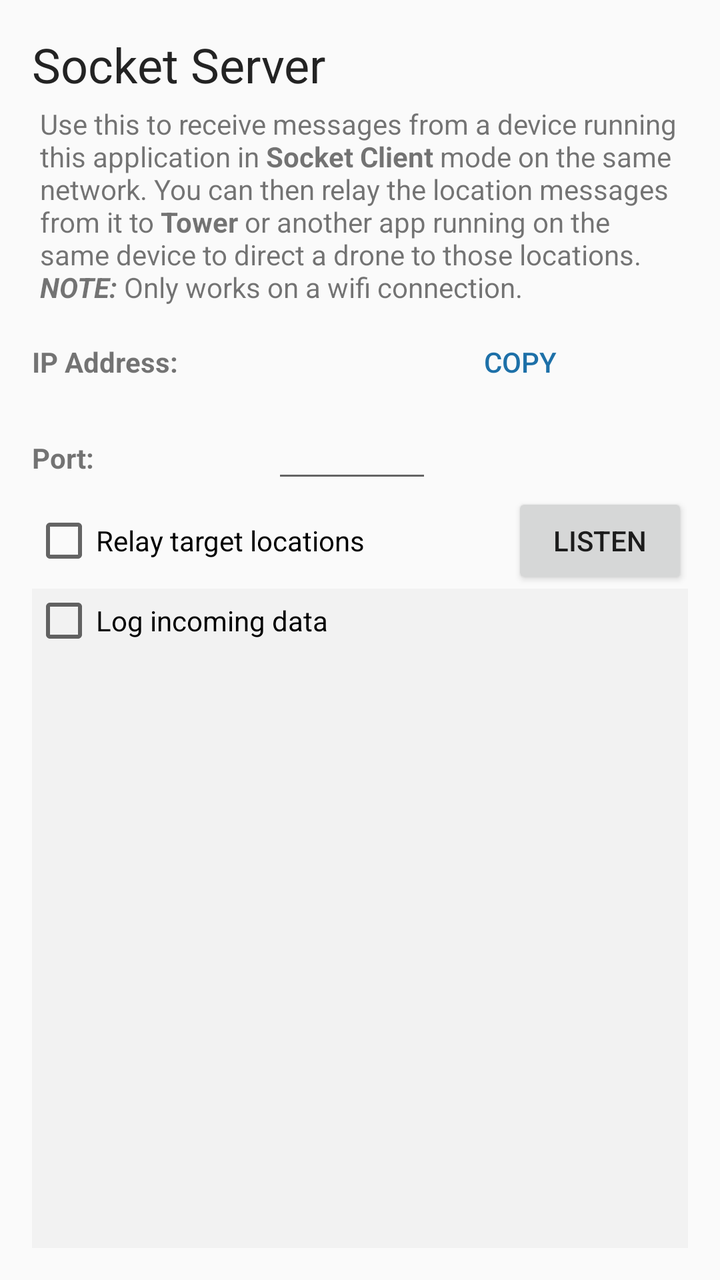
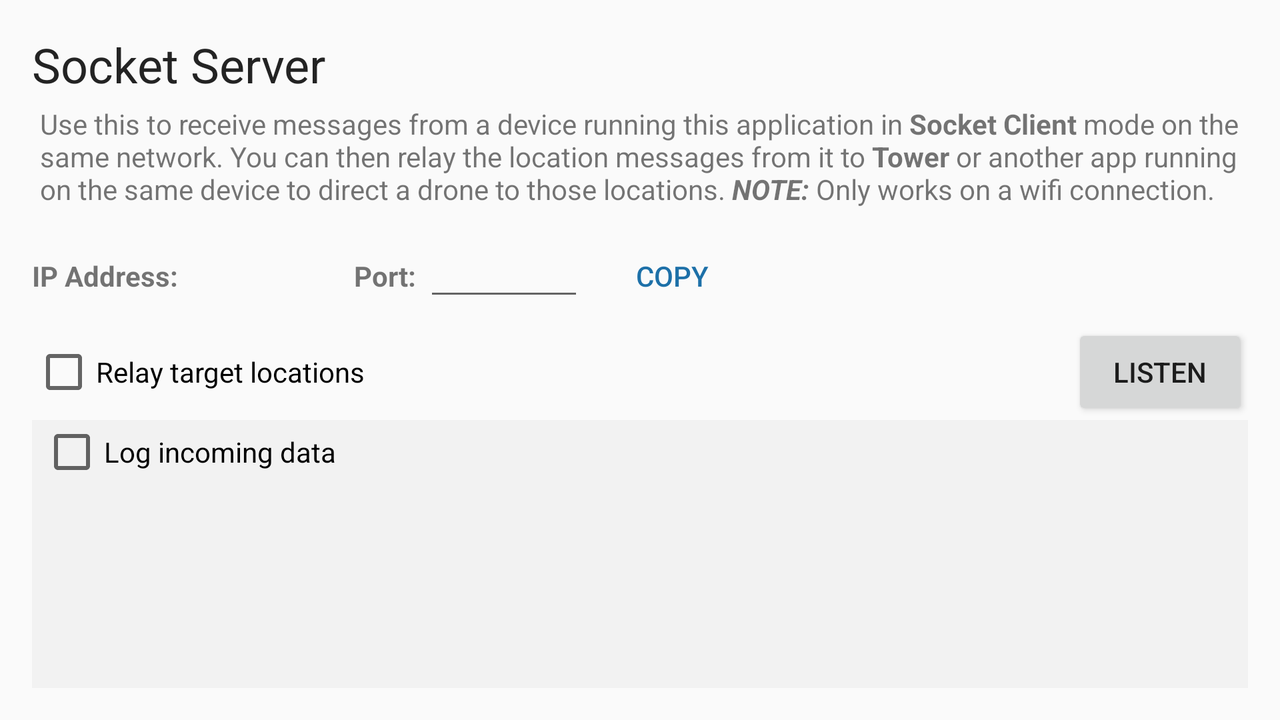

The same Android screen from two of the app's own layout files: first res/layout/ as a phone draws it, then the repository's variant for another configuration, drawn on a device whose configuration selects that folder. Both files follow.
<!-- AndroidManifest.xml: application theme AppTheme -->
<!-- res/layout/fragment_server.xml -->
<RelativeLayout xmlns:android="http://schemas.android.com/apk/res/android"
                xmlns:tools="http://schemas.android.com/tools"
                android:layout_width="match_parent"
                android:layout_height="match_parent"
                style="@style/MainFragment"
                tools:context="com.fognl.dronekitbridge.fragments.ServerFragment"
    >

    <LinearLayout
        android:id="@+id/layout_top"
        android:layout_width="match_parent"
        android:layout_height="wrap_content"
        android:layout_alignParentTop="true"
        android:orientation="vertical"
        >
        <TextView
            android:id="@+id/text_title"
            android:layout_width="match_parent"
            android:layout_height="wrap_content"
            android:text="@string/title_fragment_socket_server"
            style="@style/Text.Title"
            />

        <TextView
            android:id="@+id/text_summary"
            android:layout_width="match_parent"
            android:layout_height="wrap_content"
            android:text="@string/summary_fragment_server"
            style="@style/Text.Summary"
            />
    </LinearLayout>

    <LinearLayout
        android:id="@+id/layout_fields"
        android:layout_width="match_parent"
        android:layout_height="wrap_content"
        android:layout_below="@id/layout_top"
        android:orientation="vertical"
        >
        <LinearLayout
            android:layout_width="match_parent"
            android:layout_height="wrap_content"
            android:orientation="horizontal"
            >
            <TextView
                android:layout_width="wrap_content"
                android:layout_height="wrap_content"
                android:text="@string/lbl_ip_addr"
                style="@style/Text.Prompt.MinWidth"
                />

            <TextView
                android:id="@+id/text_ip_addr"
                android:layout_width="wrap_content"
                android:layout_height="wrap_content"
                style="@style/Text.Data"
                />

            <Button
                android:id="@+id/btn_copy"
                android:layout_width="wrap_content"
                android:layout_height="wrap_content"
                android:text="@string/btn_copy"
                style="@style/Button.NoBorder"
                />
        </LinearLayout>

        <LinearLayout
            android:layout_width="match_parent"
            android:layout_height="wrap_content"
            android:orientation="horizontal"
            >
            <TextView
                android:layout_width="wrap_content"
                android:layout_height="wrap_content"
                android:text="@string/lbl_port"
                style="@style/Text.Prompt.MinWidth"
                />

            <EditText
                android:id="@+id/edit_port"
                android:layout_width="wrap_content"
                android:layout_height="wrap_content"
                android:inputType="number"
                android:imeOptions="actionNext"
                android:maxLength="4"
                style="@style/Text.Data"
                />
        </LinearLayout>

        <LinearLayout
            android:layout_width="match_parent"
            android:layout_height="wrap_content"
            android:orientation="horizontal"
            >
            <CheckBox
                android:id="@+id/chk_relay_locations"
                android:layout_width="0dip"
                android:layout_height="wrap_content"
                android:layout_weight="1"
                android:text="@string/chk_relay_locations"
                />

            <Button
                android:id="@+id/btn_listen"
                android:layout_width="wrap_content"
                android:layout_height="wrap_content"
                android:text="@string/btn_listen"
                />
        </LinearLayout>
    </LinearLayout>

    <LinearLayout
        android:layout_width="match_parent"
        android:layout_height="wrap_content"
        android:layout_below="@id/layout_fields"
        android:layout_alignParentBottom="true"
        android:orientation="vertical"
        style="@style/LogArea"
        >
        <CheckBox
            android:id="@+id/chk_log"
            android:layout_width="wrap_content"
            android:layout_height="wrap_content"
            android:text="@string/chk_log_incoming"
            />
        <ScrollView
            android:id="@+id/scrollview"
            android:layout_width="match_parent"
            android:layout_height="wrap_content"
            android:padding="@dimen/padding_tiny"
            >
            <TextView
                android:id="@+id/text_log"
                android:layout_width="match_parent"
                android:layout_height="wrap_content"
                style="@style/Text.Log"
                />
        </ScrollView>
    </LinearLayout>
</RelativeLayout>
<!-- resources referenced by this layout -->
<resources>
  <dimen name="padding_tiny">1dip</dimen>
  <string name="btn_copy">Copy</string>
  <string name="btn_listen">Listen</string>
  <string name="chk_log_incoming">Log incoming data</string>
  <string name="chk_relay_locations">Relay target locations</string>
  <string name="lbl_ip_addr">IP Address:</string>
  <string name="lbl_port">Port:</string>
  <string name="summary_fragment_server">Use this to receive messages from a device running this application in <b>Socket Client</b> mode on the same network.
      You can then relay the location messages from it to <b>Tower</b> or another app running on the same device to direct a drone to those locations.
      <b><i>NOTE:</i></b> Only works on a wifi connection.
      </string>
  <string name="title_fragment_socket_server">Socket Server</string>
  <style name="Button.NoBorder">
          <item name="android:textColor">@color/colorPrimary</item>
          <item name="android:background">@null</item>
      </style>
  <style name="LogArea">
          <item name="android:background">@color/LogArea_background</item>
      </style>
  <style name="MainFragment">
          <item name="android:padding">@dimen/padding_large</item>
      </style>
  <style name="Text.Data">
          <item name="android:minWidth">@dimen/text_data_minWidth</item>
      </style>
  <style name="Text.Log">
          <item name="android:typeface">monospace</item>
      </style>
  <style name="Text.Prompt.MinWidth">
          <item name="android:minWidth">@dimen/text_prompt_minWidth</item>
      </style>
  <style name="Text.Summary">
          <item name="android:padding">@dimen/padding_small</item>
      </style>
  <style name="Text.Title">
          <item name="android:textSize">@dimen/textsize_large</item>
          <item name="android:textColor">@color/text_title</item>
      </style>
  <style name="AppTheme" parent="Theme.AppCompat.Light.DarkActionBar">
          
          <item name="colorPrimary">@color/colorPrimary</item>
          <item name="colorPrimaryDark">@color/colorPrimaryDark</item>
          <item name="colorAccent">@color/colorAccent</item>
      </style>
  <color name="colorPrimary">#1d70a8</color>
  <color name="LogArea_background">#aaefefef</color>
  <dimen name="padding_large">16dip</dimen>
  <dimen name="text_data_minWidth">80dip</dimen>
  <dimen name="text_prompt_minWidth">120dip</dimen>
  <dimen name="padding_small">4dip</dimen>
  <dimen name="textsize_large">24dip</dimen>
  <color name="text_title">#FF232323</color>
  <color name="colorPrimaryDark">#0e3854</color>
  <color name="colorAccent">#2ca9ff</color>
</resources>
<!-- res/layout-land/fragment_server.xml (the repository's variant of the layout above) -->
<!-- drawn on the phone turned sideways -->
<RelativeLayout xmlns:android="http://schemas.android.com/apk/res/android"
                xmlns:tools="http://schemas.android.com/tools"
                android:layout_width="match_parent"
                android:layout_height="match_parent"
                style="@style/MainFragment"
                tools:context="com.fognl.dronekitbridge.fragments.ServerFragment"
    >
    <LinearLayout
        android:id="@+id/layout_top"
        android:layout_width="match_parent"
        android:layout_height="wrap_content"
        android:orientation="vertical"
        >
        <TextView
            android:id="@+id/text_title"
            android:layout_width="match_parent"
            android:layout_height="wrap_content"
            android:text="@string/title_fragment_socket_server"
            style="@style/Text.Title"
            />

        <TextView
            android:id="@+id/text_summary"
            android:layout_width="match_parent"
            android:layout_height="wrap_content"
            android:text="@string/summary_fragment_server"
            style="@style/Text.Summary"
            />
    </LinearLayout>

    <LinearLayout
        android:id="@+id/layout_fields"
        android:layout_width="match_parent"
        android:layout_height="wrap_content"
        android:layout_below="@id/layout_top"
        android:layout_marginTop="@dimen/padding_medium"
        android:orientation="vertical"
        >
        <LinearLayout
            android:layout_width="match_parent"
            android:layout_height="wrap_content"
            android:orientation="horizontal"
            >
            <TextView
                android:layout_width="wrap_content"
                android:layout_height="wrap_content"
                android:text="@string/lbl_ip_addr"
                style="@style/Text.Prompt"
                />

            <TextView
                android:id="@+id/text_ip_addr"
                android:layout_width="wrap_content"
                android:layout_height="wrap_content"
                style="@style/Text.Data"
                />

            <TextView
                android:layout_width="wrap_content"
                android:layout_height="wrap_content"
                android:layout_marginLeft="@dimen/padding_small"
                android:text="@string/lbl_port"
                style="@style/Text.Prompt"
                />

            <EditText
                android:id="@+id/edit_port"
                android:layout_width="wrap_content"
                android:layout_height="wrap_content"
                android:inputType="number"
                android:imeOptions="actionNext"
                android:maxLength="4"
                style="@style/Text.Data"
                />

            <Button
                android:id="@+id/btn_copy"
                android:layout_width="wrap_content"
                android:layout_height="wrap_content"
                android:layout_gravity="right"
                android:text="@string/btn_copy"
                style="@style/Button.NoBorder"
                />
        </LinearLayout>

        <LinearLayout
            android:layout_width="match_parent"
            android:layout_height="wrap_content"
            android:orientation="horizontal"
            >
            <CheckBox
                android:id="@+id/chk_relay_locations"
                android:layout_width="0dip"
                android:layout_height="wrap_content"
                android:layout_weight="1"
                android:text="@string/chk_relay_locations"
                />

            <Button
                android:id="@+id/btn_listen"
                android:layout_width="wrap_content"
                android:layout_height="wrap_content"
                android:text="@string/btn_listen"
                />
        </LinearLayout>
    </LinearLayout>

    <LinearLayout
        android:layout_width="match_parent"
        android:layout_height="wrap_content"
        android:layout_below="@id/layout_fields"
        android:layout_alignParentBottom="true"
        android:orientation="vertical"
        style="@style/LogArea"
        >
        <CheckBox
            android:id="@+id/chk_log"
            android:layout_width="wrap_content"
            android:layout_height="wrap_content"
            android:layout_marginLeft="@dimen/padding_small"
            android:text="@string/chk_log_incoming"
            />

        <ScrollView
            android:id="@+id/scrollview"
            android:layout_width="match_parent"
            android:layout_height="wrap_content"
            android:padding="@dimen/padding_tiny"
            >
            <TextView
                android:id="@+id/text_log"
                android:layout_width="match_parent"
                android:layout_height="wrap_content"
                style="@style/Text.Log"
                />
        </ScrollView>
    </LinearLayout>
</RelativeLayout>
<!-- resources referenced by the variant -->
<!-- as the phone turned sideways resolves them -->
<resources>
  <dimen name="padding_medium">6dip</dimen>
  <dimen name="padding_small">4dip</dimen>
  <dimen name="padding_tiny">1dip</dimen>
  <string name="btn_copy">Copy</string>
  <string name="btn_listen">Listen</string>
  <string name="chk_log_incoming">Log incoming data</string>
  <string name="chk_relay_locations">Relay target locations</string>
  <string name="lbl_ip_addr">IP Address:</string>
  <string name="lbl_port">Port:</string>
  <string name="summary_fragment_server">Use this to receive messages from a device running this application in <b>Socket Client</b> mode on the same network.
      You can then relay the location messages from it to <b>Tower</b> or another app running on the same device to direct a drone to those locations.
      <b><i>NOTE:</i></b> Only works on a wifi connection.
      </string>
  <string name="title_fragment_socket_server">Socket Server</string>
  <style name="Button.NoBorder">
          <item name="android:textColor">@color/colorPrimary</item>
          <item name="android:background">@null</item>
      </style>
  <style name="LogArea">
          <item name="android:background">@color/LogArea_background</item>
      </style>
  <style name="MainFragment">
          <item name="android:padding">@dimen/padding_large</item>
      </style>
  <style name="Text.Data">
          <item name="android:minWidth">@dimen/text_data_minWidth</item>
      </style>
  <style name="Text.Log">
          <item name="android:typeface">monospace</item>
      </style>
  <style name="Text.Prompt">
          <item name="android:textStyle">bold</item>
          <item name="android:paddingRight">@dimen/padding_small</item>
      </style>
  <style name="Text.Summary">
          <item name="android:padding">@dimen/padding_small</item>
      </style>
  <style name="Text.Title">
          <item name="android:textSize">@dimen/textsize_large</item>
          <item name="android:textColor">@color/text_title</item>
      </style>
  <style name="AppTheme" parent="Theme.AppCompat.Light.DarkActionBar">
          
          <item name="colorPrimary">@color/colorPrimary</item>
          <item name="colorPrimaryDark">@color/colorPrimaryDark</item>
          <item name="colorAccent">@color/colorAccent</item>
      </style>
  <color name="colorPrimary">#1d70a8</color>
  <color name="LogArea_background">#aaefefef</color>
  <dimen name="padding_large">16dip</dimen>
  <dimen name="text_data_minWidth">80dip</dimen>
  <dimen name="textsize_large">24dip</dimen>
  <color name="text_title">#FF232323</color>
  <color name="colorPrimaryDark">#0e3854</color>
  <color name="colorAccent">#2ca9ff</color>
</resources>
